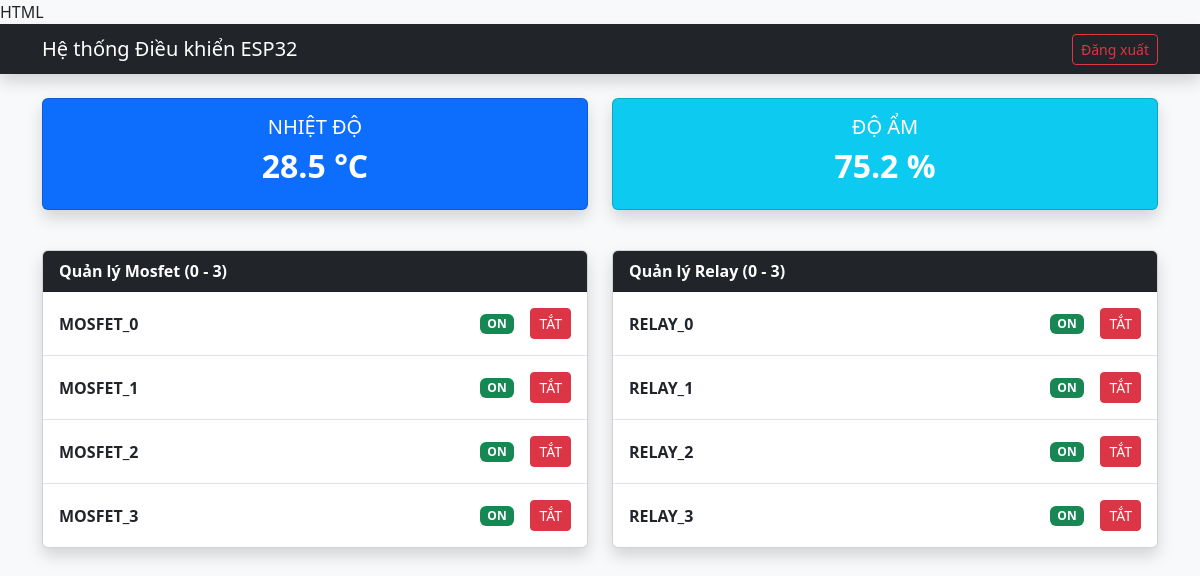
The app's page / (signed in) with its own data.
### dashboard/models.py (models this page shows, shortened)
class SensorData(models.Model):
    temperature = models.FloatField(null=True, blank=True)
    humidity = models.FloatField(null=True, blank=True)
    timestamp = models.DateTimeField(auto_now_add=True)

class DeviceStatus(models.Model):
    device_name = models.CharField(max_length=50) # Ví dụ: relay_1, mosfet_1
    status = models.IntegerField(default=0)       # 0: OFF, 1: ON
    timestamp = models.DateTimeField(auto_now_add=True)

### dashboard/views.py (the view)
# urls.py: path('', views.home_dashboard, name='home'),
@login_required(login_url='/login/')
def home_dashboard(request):
    latest_sensor = SensorData.objects.order_by('-timestamp').first()
    relays = [DeviceStatus.objects.get_or_create(device_name=f"relay_{i}", defaults={'status': 0})[0] for i in range(4)]
    mosfets = [DeviceStatus.objects.get_or_create(device_name=f"mosfet_{i}", defaults={'status': 0})[0] for i in range(4)]
    context = {
        'sensor': latest_sensor,
        'relays': relays,
        'mosfets': mosfets,
    }
    return render(request, 'dashboard/index.html', context)

### dashboard/templates/dashboard/index.html (shortened to what this page needs)
<!doctype html>
<html lang="vi">
  <head>
    <link
      href="https://cdn.jsdelivr.net/npm/bootstrap@5.3.0/dist/css/bootstrap.min.css"
      rel="stylesheet"
    />
  </head>
  <body class="bg-light">
    <nav class="navbar navbar-dark bg-dark mb-4 shadow">
      <div class="container">
        <span class="navbar-brand mb-0 h1">Hệ thống Điều khiển ESP32</span>
        <form method="post" action="{% url 'logout' %}" class="d-flex">
          <button type="submit" class="btn btn-outline-danger btn-sm">
            Đăng xuất
          </button>
        </form>
      </div>
    </nav>
    <div class="container">
      <div class="row mb-4">
        <div class="col-md-6 mb-3">
          <div class="card bg-primary text-white text-center shadow">
            <div class="card-body">
              <h5>NHIỆT ĐỘ</h5>
              <h2 class="fw-bold">{{ sensor.temperature|default:"0.0" }} °C</h2>
            </div>
          </div>
        </div>
        <div class="col-md-6 mb-3">
          <div class="card bg-info text-white text-center shadow">
            <div class="card-body">
              <h5>ĐỘ ẨM</h5>
              <h2 class="fw-bold">{{ sensor.humidity|default:"0.0" }} %</h2>
            </div>
          </div>
        </div>
      </div>
      <div class="row">
        <div class="col-md-6 mb-4">
          <div class="card shadow">
            <div class="card-header bg-dark text-white fw-bold">
              Quản lý Mosfet (0 - 3)
            </div>
            <ul class="list-group list-group-flush">
              {% for device in mosfets %}
              <li
                class="list-group-item d-flex justify-content-between align-items-center py-3"
              >
                <strong class="text-uppercase">{{ device.device_name }}</strong>
                <div class="d-flex align-items-center">
                  {% if device.status == 1 %}
                  <span class="badge bg-success me-3">ON</span>
                  {% else %}
                  <span class="badge bg-secondary me-3">OFF</span>
                  {% endif %}
                  <form
                    method="POST"
                    action="{% url 'toggle_device' device.device_name %}"
                    class="m-0"
                  >
                    <button
                      type="submit"
                      class="btn btn-sm {% if device.status == 1 %}btn-danger{% else %}btn-primary{% endif %}"
                    >
                      {% if device.status == 1 %}TẮT{% else %}BẬT{% endif %}
                    </button>
                  </form>
                </div>
              </li>
              {% endfor %}
            </ul>
          </div>
        </div>
        <div class="col-md-6 mb-4">
          <div class="card shadow">
            <div class="card-header bg-dark text-white fw-bold">
              Quản lý Relay (0 - 3)
            </div>
            <ul class="list-group list-group-flush">
              {% for device in relays %}
              <li
                class="list-group-item d-flex justify-content-between align-items-center py-3"
              >
                <strong class="text-uppercase">{{ device.device_name }}</strong>
                <div class="d-flex align-items-center">
                  {% if device.status == 1 %}
                  <span class="badge bg-success me-3">ON</span>
                  {% else %}
                  <span class="badge bg-secondary me-3">OFF</span>
                  {% endif %}
                  <form
                    method="POST"
                    action="{% url 'toggle_device' device.device_name %}"
                    class="m-0"
                  >
                    <button
                      type="submit"
                      class="btn btn-sm {% if device.status == 1 %}btn-danger{% else %}btn-primary{% endif %}"
                    >
                      {% if device.status == 1 %}TẮT{% else %}BẬT{% endif %}
                    </button>
                  </form>
                </div>
              </li>
              {% endfor %}
            </ul>
          </div>
        </div>
      </div>
    </div>
  </body>
</html>

### records on screen
DeviceStatus: device_name "MOSFET_0", status "ON"
DeviceStatus: device_name "MOSFET_1", status "ON"
DeviceStatus: device_name "MOSFET_2", status "ON"
DeviceStatus: device_name "MOSFET_3", status "ON"
DeviceStatus: device_name "RELAY_0", status "ON"
DeviceStatus: device_name "RELAY_1", status "ON"
DeviceStatus: device_name "RELAY_2", status "ON"
DeviceStatus: device_name "RELAY_3", status "ON"
